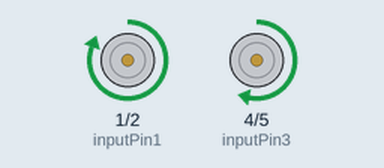
Simulated run of this sketch. Board: Arduino Uno, built with avr-gcc and run on an emulated ATmega328P. Shown: motor-driver pin pairs drawn as motors (green arrow = first pin HIGH = forward, orange = second pin HIGH = backward, longer = more drive, scaled by the enable pin).

Above: at 1.0 s.
At 3.0 s:
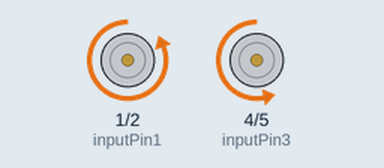
At 5.0 s:
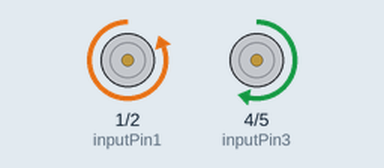
At 7.0 s:
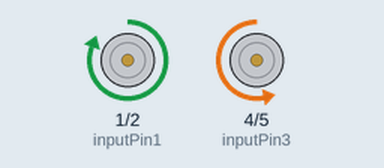
Timing chart, 0 to 10.4 s (numbered marks = the images above):
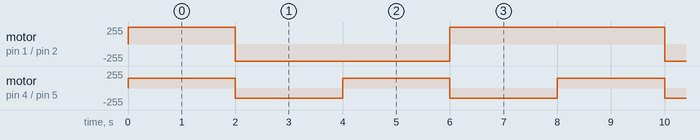

The sketch:

final.ino
```cpp
//Motor A
const int inputPin1  = 1;
const int inputPin2  = 2;
int EN1 = 0;

//Motor B
const int inputPin3  = 4;
const int inputPin4  = 5;
int EN2 = 3;

void revolve( int para, int del){
  if (para==1) {
        analogWrite(EN1, 150);//sets the motors speed
        analogWrite(EN2, 150);//sets the motors speed
        digitalWrite(inputPin1, HIGH);//right
        digitalWrite(inputPin2, LOW);//rightback
        digitalWrite(inputPin3, HIGH);//left
        digitalWrite(inputPin4, LOW);  //front
        delay(del);
  }
  else if (para==0) {
        analogWrite(EN1, 150);//sets the motors speed
        analogWrite(EN2, 150);//sets the motors speed
        digitalWrite(inputPin1, LOW);//right
        digitalWrite(inputPin2, HIGH);//rightback
        digitalWrite(inputPin3, LOW);//left
        digitalWrite(inputPin4, HIGH);  //front
        delay(del);
  }
}

void rotate( int para, int del){
  if (para==1) {
        analogWrite(EN1, 150);//sets the motors speed
        analogWrite(EN2, 150);//sets the motors speed
        digitalWrite(inputPin1, LOW);//right
        digitalWrite(inputPin2, HIGH);//rightback
        digitalWrite(inputPin3, HIGH);//left
        digitalWrite(inputPin4, LOW);  //front
        delay(del);
  }
  else if (para==0) {
        analogWrite(EN1, 150);//sets the motors speed
        analogWrite(EN2, 150);//sets the motors speed
        digitalWrite(inputPin1, HIGH);//right
        digitalWrite(inputPin2, LOW);//rightback
        digitalWrite(inputPin3, LOW);//left
        digitalWrite(inputPin4, HIGH);  //front
        delay(del);
  }
}

void setup()

{

    pinMode(EN1, OUTPUT);   // where the motor is connected to
    pinMode(EN2, OUTPUT);   // where the motor is connected to
    pinMode(inputPin1, OUTPUT);
    pinMode(inputPin2, OUTPUT);
    pinMode(inputPin3, OUTPUT);
    pinMode(inputPin4, OUTPUT);
}

void loop()

{
  revolve(1, 2000);
  revolve(0, 2000);
  rotate(1, 2000);
  rotate(0, 2000);
}
```

Measured:
- by itself, motor on pin 1 (inputPin1) / pin 2 (inputPin2): repeats every 8.0 s: backward 255/255 4.0 s, forward 255/255 4.0 s
- by itself, motor on pin 4 (inputPin3) / pin 5 (inputPin4): alternates forward 150/255 for 2.0 s and backward 150/255 for 2.0 s
